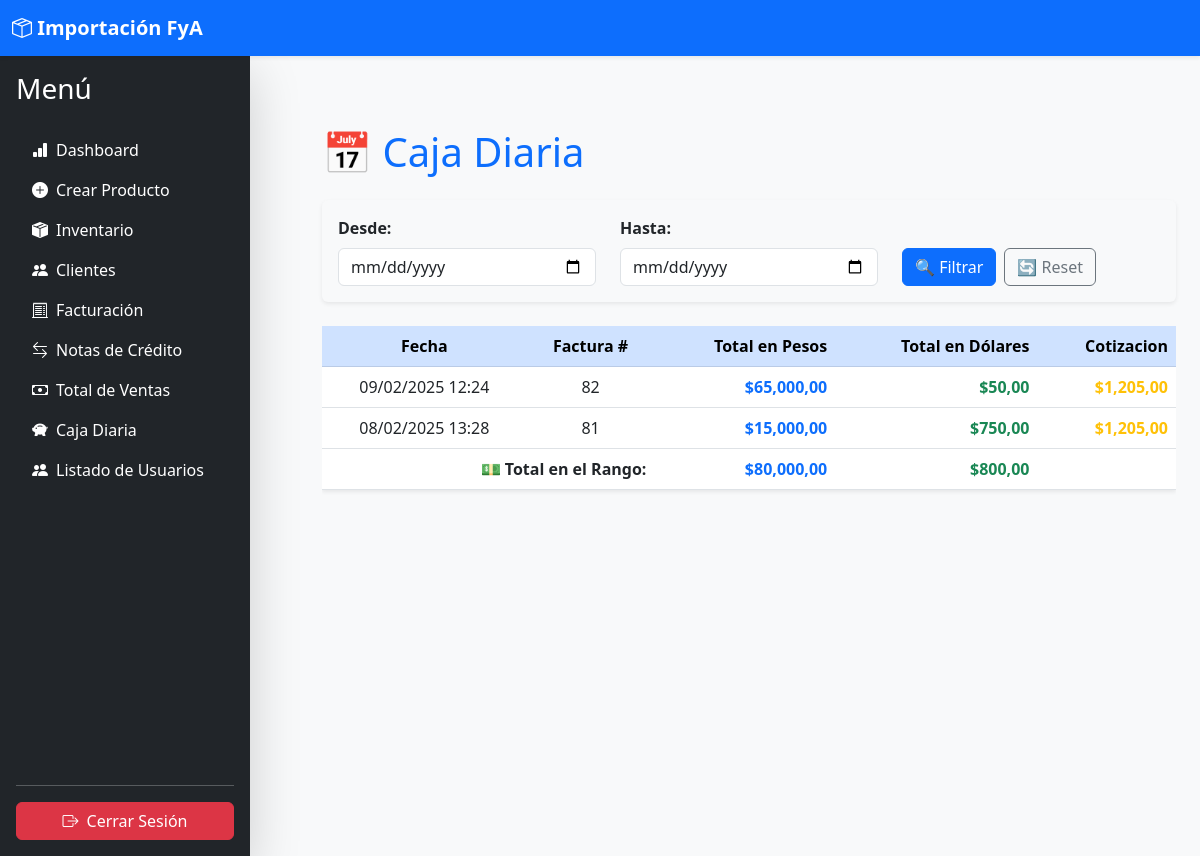
/facturacion/caja-diaria/ (signed in), run on the app's committed database.
### facturacion/models.py (models this page shows, shortened)
class Factura(models.Model):
    cliente = models.ForeignKey(Cliente, on_delete=models.CASCADE, related_name='facturas')
    fecha = models.DateTimeField(auto_now_add=True)
    dolar_venta = models.DecimalField(max_digits=10, decimal_places=2, default=0)  # Dólar al momento de la venta
    pago_pesos = models.DecimalField(max_digits=10, decimal_places=2, default=0)  # Monto en pesos
    pago_dolares = models.DecimalField(max_digits=10, decimal_places=2, default=0)  # Monto en dólares
    metodo_pago = models.CharField(
        max_length=20,
        choices=[
            ('pesos', 'Pesos'),
            ('dolares', 'Dólares'),
            ('mixto', 'Mixto')
        ],
        default='pesos'
    )
    total = models.DecimalField(max_digits=10, decimal_places=2, default=0)
    vuelto = models.DecimalField(max_digits=10, decimal_places=2, default=0)
    observaciones = models.TextField(blank=True, null=True)  # Nuevo campo agregado
    vuelto_entregado = models.BooleanField(default=False, verbose_name="¿Vuelto entregado?")  # ✅ Nuevo campo

### facturacion/views.py (the view)
# urls.py: path('caja-diaria/', caja_diaria, name='caja_diaria'),
@login_required
@role_required(['Gerente'])
def caja_diaria(request):
    fecha_inicio = request.GET.get('fecha_inicio', '')  # Asegura que no sea None
    fecha_fin = request.GET.get('fecha_fin', '')        # Asegura que no sea None
    page_number = request.GET.get('page', 1)  # Página actual, por defecto 1
    facturas_query = Factura.objects.all().order_by('-fecha')
    if fecha_inicio and fecha_inicio != 'None':  # Validar que no sea None o vacío
        facturas_query = facturas_query.filter(fecha__date__gte=parse_date(fecha_inicio))
    if fecha_fin and fecha_fin != 'None':  # Validar que no sea None o vacío
        facturas_query = facturas_query.filter(fecha__date__lte=parse_date(fecha_fin))
    paginator = Paginator(facturas_query, 10)
    facturas_paginadas = paginator.get_page(page_number)
    total_pesos = facturas_query.aggregate(total=Sum('pago_pesos'))['total'] or 0
    total_dolares = facturas_query.aggregate(total=Sum('pago_dolares'))['total'] or 0
    return render(request, "facturacion/caja_diaria.html", {
        "caja_diaria": facturas_paginadas,
        "total_pesos": total_pesos,
        "total_dolares": total_dolares,
        "fecha_inicio": fecha_inicio if fecha_inicio and fecha_inicio != 'None' else '',
        "fecha_fin": fecha_fin if fecha_fin and fecha_fin != 'None' else '',
    })

### accounts/utils.py (called while the page is built)
def role_required(required_roles, message=None):
    def decorator(view_func):
        @wraps(view_func)
        def _wrapped_view(request, *args, **kwargs):
            if not hasattr(request.user, 'role'):
                return HttpResponseForbidden(message or "Tu usuario no tiene un rol asignado.")
            if request.user.role not in required_roles:
                return HttpResponseForbidden(message or "No tienes permiso para acceder a esta página.")
            return view_func(request, *args, **kwargs)
        return _wrapped_view
    return decorator

### facturacion/templates/facturacion/caja_diaria.html (shortened to what this page needs)
{% extends 'core/base.html' %}
{% load humanize %}
{% block content %}
<div class="container mt-5">
    <h1 class="mb-4 text-primary text-left">📅 Caja Diaria</h1>
    <form method="GET" class="mb-4 p-3 bg-light rounded shadow-sm">
        <div class="row">
            <div class="col-md-4">
                <label for="fecha_inicio" class="form-label fw-bold">Desde:</label>
                <input type="date" id="fecha_inicio" name="fecha_inicio" class="form-control"
                       value="{{ fecha_inicio }}">
            </div>
            <div class="col-md-4">
                <label for="fecha_fin" class="form-label fw-bold">Hasta:</label>
                <input type="date" id="fecha_fin" name="fecha_fin" class="form-control"
                       value="{{ fecha_fin }}">
            </div>
            <div class="col-md-4 d-flex align-items-end">
                <button type="submit" class="btn btn-primary me-2">🔍 Filtrar</button>
                <a href="{% url 'facturacion:caja_diaria' %}" class="btn btn-outline-secondary">🔄 Reset</a>
            </div>
        </div>
    </form>
    <div class="table-responsive">
        <table class="table table-hover shadow-sm">
            <thead class="table-primary text-center">
                <tr>
                    <th>Fecha</th>
                    <th>Factura #</th>
                    <th class="text-end">Total en Pesos</th>
                    <th class="text-end">Total en Dólares</th>
                    <th class="text-end">Cotizacion</th>
                </tr>
            </thead>
            <tbody>
                {% for factura in caja_diaria %}
                    <tr class="text-center">
                        <td>{{ factura.fecha|date:"d/m/Y H:i" }}</td>
                        <td>{{ factura.id }}</td>
                        <td class="text-end text-primary fw-bold">${{ factura.pago_pesos|floatformat:2|intcomma }}</td>
                        <td class="text-end text-success fw-bold">${{ factura.pago_dolares|floatformat:2|intcomma }}</td>
                        <td class="text-end text-warning fw-bold">${{ factura.dolar_venta|floatformat:2|intcomma }}</td>
                    </tr>
                {% empty %}
                    <tr>
                        <td colspan="5" class="text-center text-muted py-3">No hay registros en el rango seleccionado.</td>
                    </tr>
                {% endfor %}
            </tbody>
            <tfoot>
                <tr class="bg-light fw-bold text-center">
                    <td colspan="2" class="text-end">💵 Total en el Rango:</td>
                    <td class="text-end text-primary">${{ total_pesos|floatformat:2|intcomma }}</td>
                    <td class="text-end text-success">${{ total_dolares|floatformat:2|intcomma }}</td>
                    <td></td>
                </tr>
            </tfoot>
        </table>
    </div>
</div>
{% endblock %}

### core/templates/core/sidebar.html (style rules this page uses)
.d-flex { align-items: stretch; }

### data on the page
Factura: fecha "09/02/2025 12:24", id "82", pago_pesos "65,000,00", pago_dolares "50,00", dolar_venta "1,205,00"
Factura: fecha "08/02/2025 13:28", id "81", pago_pesos "15,000,00", pago_dolares "750,00", dolar_venta "1,205,00"

### other printed values
{{ total_pesos|floatformat:2|intcomma }} "80,000,00"
{{ total_dolares|floatformat:2|intcomma }} "800,00"
